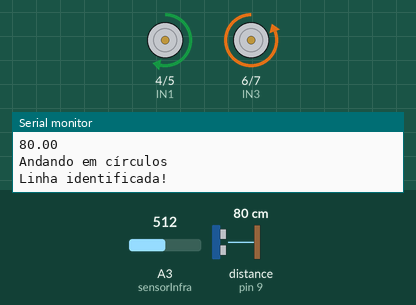
Bench run of a sketch on a simulated Arduino Uno, built with avr-gcc and run on an emulated ATmega328P. Shown: motor-driver pin pairs drawn as motors (green arrow = first pin HIGH = forward, orange = second pin HIGH = backward, longer = more drive, scaled by the enable pin), the last lines printed to the serial monitor. Inputs (shaded band) come from the test bench; at power-on: distance to the obstacle (sensor on pin 9) 80 cm, A3 (sensorInfra) = 512. The echo pulse lasts 58.3 µs per cm.

Above: at 6.2 s.
6.3 s: distance to the obstacle (sensor on pin 9) set to 33 cm
7.8 s: distance to the obstacle (sensor on pin 9) set to 27 cm
At 10.7 s:
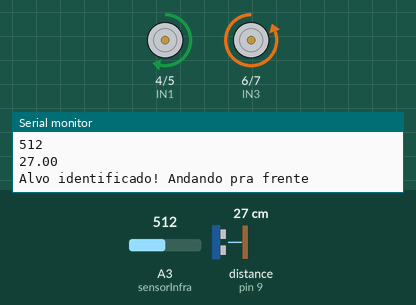
10.8 s: distance to the obstacle (sensor on pin 9) set to 35 cm
At 11.3 s:
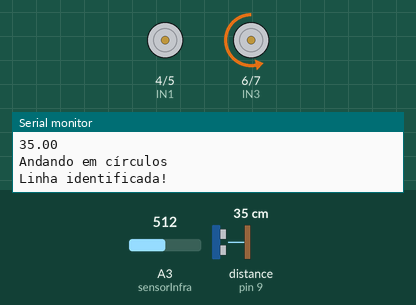
13.8 s: A3 (sensorInfra) set to 106
16.8 s: A3 (sensorInfra) set to 94
22.8 s: distance to the obstacle (sensor on pin 9) set to 18 cm
At 23.08 s:
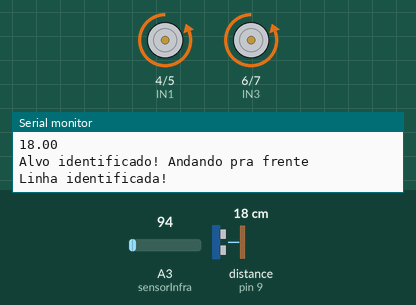
Timing chart, 0 to 26.8 s (numbered marks = the images above; inputs shaded):
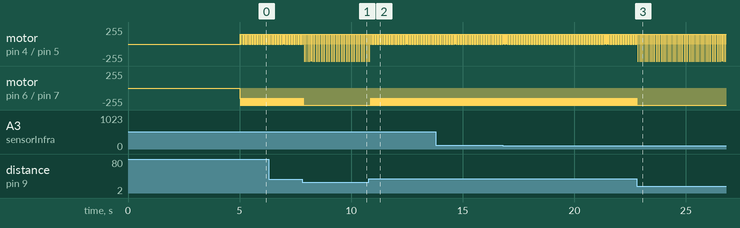

The sketch:

main.ino
```cpp
#include <Thread.h>
#include <ThreadController.h>
#include <Ultrasonic.h>

#define echoPin 9 // Define a porta 9 do Arduino como recebimento do Echo do
// sensor Ultrassônico.
#define trigPin 8 // Define a porta 8 como emissor do pulso ultrassônico
// do sensor.
#define vccPin A3 // Define a porta A3 como recebimento do VCC do sensor Infravermelho (linha).

Ultrasonic ultrasonic(8, 9);

// Definição das portas Arduino ligadas a ponte H.
int IN1 = 4;
int IN2 = 5;
int IN3 = 6;
int IN4 = 7;
int ENA = 11;
int ENB = 10;

// Definição da variável de recebimento dos dados do sensor Ultrassônico.
float sen;

//Definição da variável de recebimento dos dados do sensor Infravermelho (linha).
const int sensorInfra = A3;
int valorSensorInfra = 0;

// Definição das threads para o controle das rodas e leitura do sensor.
Thread sonicThread = Thread();
Thread wheelThread = Thread();
Thread infraThread = Thread();

// Definição do controlador de threads.
ThreadController controller = ThreadController();

// ------------------------Seção das funções---------------------------------

// Função de leitura do sensor Ultrassônico.
void captSensor() {
  sen = ultrasonic.Ranging(CM); // Armazena o valor de leitura do sensor em
  // centímetros.
  Serial.println(sen);
}

void controlRodas() {

  if (sen <= 30) { // Se o sensor identificar obstáculo a 30 cm ou menos...
    Serial.println("Alvo identificado! Andando pra frente");
    analogWrite(ENA, 255);
    digitalWrite(IN1, LOW);
    digitalWrite(IN2, HIGH);
    digitalWrite(IN3, LOW);
    digitalWrite(IN4, HIGH);
    analogWrite(ENB, 255);
  } else {
    Serial.println("Andando em círculos");
    analogWrite(ENA, 50);
    digitalWrite(IN1, LOW);
    digitalWrite(IN2, LOW);
    digitalWrite(IN3, LOW);
    digitalWrite(IN4, HIGH);
    analogWrite(ENB, 150);
  }
}

void captSensor2() {

  valorSensorInfra = analogRead(sensorInfra);

  if (valorSensorInfra < 1000) {
    Serial.println("Linha identificada!");
    analogWrite(ENA, 150);
    digitalWrite(IN1, HIGH);
    digitalWrite(IN2, LOW);
    digitalWrite(IN3, LOW);
    digitalWrite(IN4, HIGH);
    analogWrite(ENB, 255);
  }
  else {
    Serial.println("Linha não identificada!");
    analogWrite(ENA, 255);
    digitalWrite(IN1, LOW);
    digitalWrite(IN2, HIGH);
    digitalWrite(IN3, LOW);
    digitalWrite(IN4, HIGH);
    analogWrite(ENB, 255);


  }
  Serial.println(valorSensorInfra);

}

// ------------------------Seção de setur do Arduino-------------------------
void setup() {
  Serial.begin(9600); // Inicializa comunicação serial para Debug na IDE.
  pinMode(trigPin, OUTPUT);
  pinMode(echoPin, INPUT);
  pinMode(IN1, OUTPUT);
  pinMode(IN2, OUTPUT);
  pinMode(IN3, OUTPUT);
  pinMode(IN4, OUTPUT);
  pinMode(A3, INPUT);

  infraThread.onRun(captSensor2);
  infraThread.setInterval(30); // Seta ativação de thread em 6 ms.

  sonicThread.onRun(captSensor);
  sonicThread.setInterval(30); // Seta ativação de thread em 6 ms.

  wheelThread.onRun(controlRodas);
  wheelThread.setInterval(50); // Seta ativação de thread em 10 ms.

  controller.add(&infraThread);
  controller.add(&sonicThread);
  controller.add(&wheelThread);

  delay(5000); // Espera 5000 ms (5 segundos) para o robô iniciar ação.
}

void loop() {
  controller.run();
}
```

Measured:
- the behaviour switches between 31 and 30 cm on distance to the obstacle (sensor on pin 9) (found by bisection; images 0 and 1)
- after the input at 7.8 s, motor on pin 6 (IN3) / pin 7 (IN4): goes on until 7.8 s, then stays backward 255/255
- after the input at 10.8 s, motor on pin 6 (IN3) / pin 7 (IN4): alternates backward 255/255 for 0.04 s and backward 150/255 for 0.02 s, starting after 0.08 s
- after the input at 22.8 s, motor on pin 4 (IN1) / pin 5 (IN2): alternates backward 255/255 for 0.02 s and forward 150/255 for 0.05 s, starting after 0.06 s; motor on pin 6 (IN3) / pin 7 (IN4): goes on until 22.8 s, then stays backward 255/255
- by itself, motor on pin 4 (IN1) / pin 5 (IN2): alternates forward 150/255 for 0.03 s and stopped for 0.02 s
- by itself, motor on pin 6 (IN3) / pin 7 (IN4): alternates backward 255/255 for 0.04 s and backward 150/255 for 0.02 s
